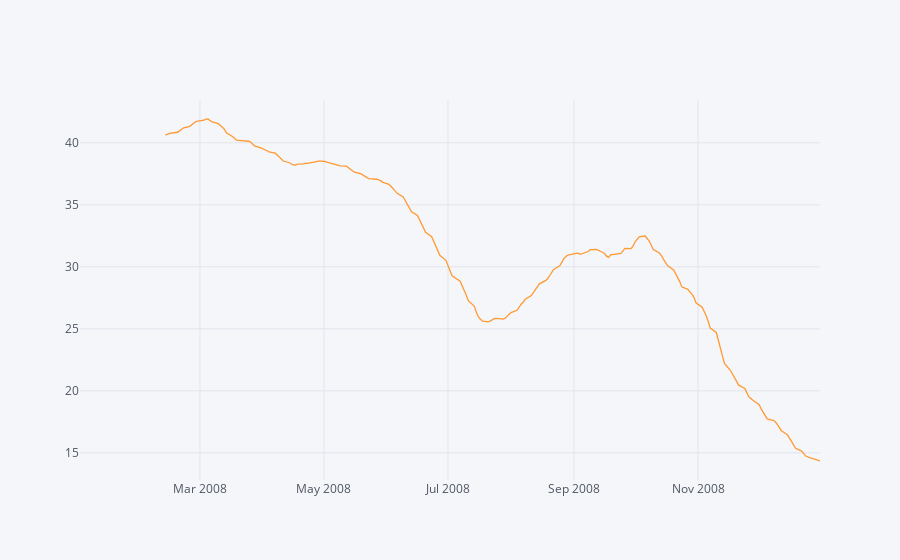
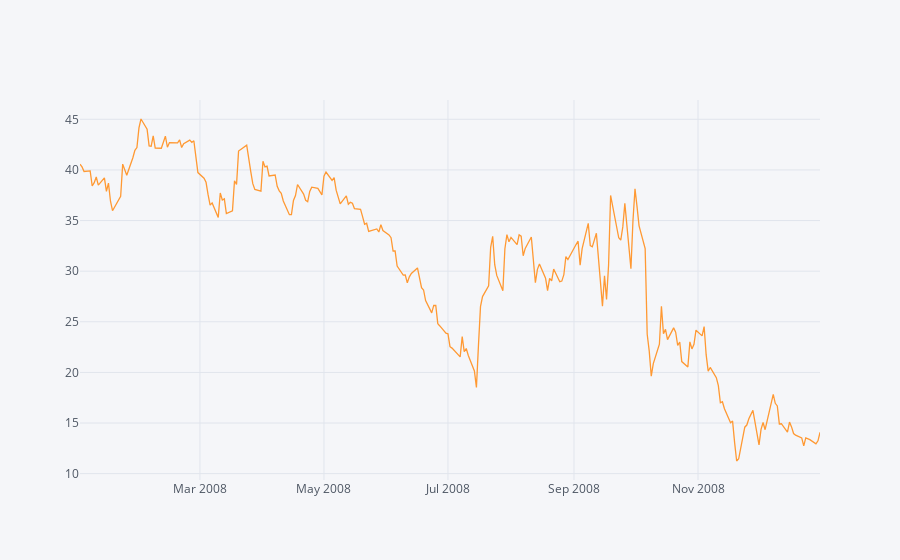

Notebook source saved alongside these figures, in order:
### Code cell
plt.figure(figsize=(12,4));
BAC['Close'].ix['2008-01-01':'2009-01-01'].rolling(window = 30).mean().iplot();
BAC['Close'].ix['2008-01-01':'2009-01-01'].iplot();
# plt.legend();

### Figure 1 — Plotly figure (JSON) as saved in the notebook; plotly's stock layout.template omitted (floating-point values rounded to 4 significant figures; data arrays with more than 128 entries replaced by an {"elided": "..."} marker saying what was removed)
{"data": [{"line": {"color": "rgba(255, 153, 51, 1.0)", "dash": "solid", "shape": "linear", "width": 1.3}, "mode": "lines", "name": "Close", "text": "", "type": "scatter", "uid": "822239c4-263e-46a5-b87f-7a9fac517271", "x": {"elided": "253 str values"}, "y": {"elided": "253 mixed values"}}], "layout": {"legend": {"bgcolor": "#F5F6F9", "font": {"color": "#4D5663"}}, "paper_bgcolor": "#F5F6F9", "plot_bgcolor": "#F5F6F9", "title": {"font": {"color": "#4D5663"}}, "xaxis": {"gridcolor": "#E1E5ED", "showgrid": true, "tickfont": {"color": "#4D5663"}, "title": {"font": {"color": "#4D5663"}, "text": ""}, "zerolinecolor": "#E1E5ED"}, "yaxis": {"gridcolor": "#E1E5ED", "showgrid": true, "tickfont": {"color": "#4D5663"}, "title": {"font": {"color": "#4D5663"}, "text": ""}, "zerolinecolor": "#E1E5ED"}}}

### Figure 2 — Plotly figure (JSON) as saved in the notebook; plotly's stock layout.template omitted (floating-point values rounded to 4 significant figures; data arrays with more than 128 entries replaced by an {"elided": "..."} marker saying what was removed)
{"data": [{"line": {"color": "rgba(255, 153, 51, 1.0)", "dash": "solid", "shape": "linear", "width": 1.3}, "mode": "lines", "name": "Close", "text": "", "type": "scatter", "uid": "f511590d-28ff-4ffb-8006-eb894590f7a6", "x": {"elided": "253 str values"}, "y": {"elided": "253 float values"}}], "layout": {"legend": {"bgcolor": "#F5F6F9", "font": {"color": "#4D5663"}}, "paper_bgcolor": "#F5F6F9", "plot_bgcolor": "#F5F6F9", "title": {"font": {"color": "#4D5663"}}, "xaxis": {"gridcolor": "#E1E5ED", "showgrid": true, "tickfont": {"color": "#4D5663"}, "title": {"font": {"color": "#4D5663"}, "text": ""}, "zerolinecolor": "#E1E5ED"}, "yaxis": {"gridcolor": "#E1E5ED", "showgrid": true, "tickfont": {"color": "#4D5663"}, "title": {"font": {"color": "#4D5663"}, "text": ""}, "zerolinecolor": "#E1E5ED"}}}
